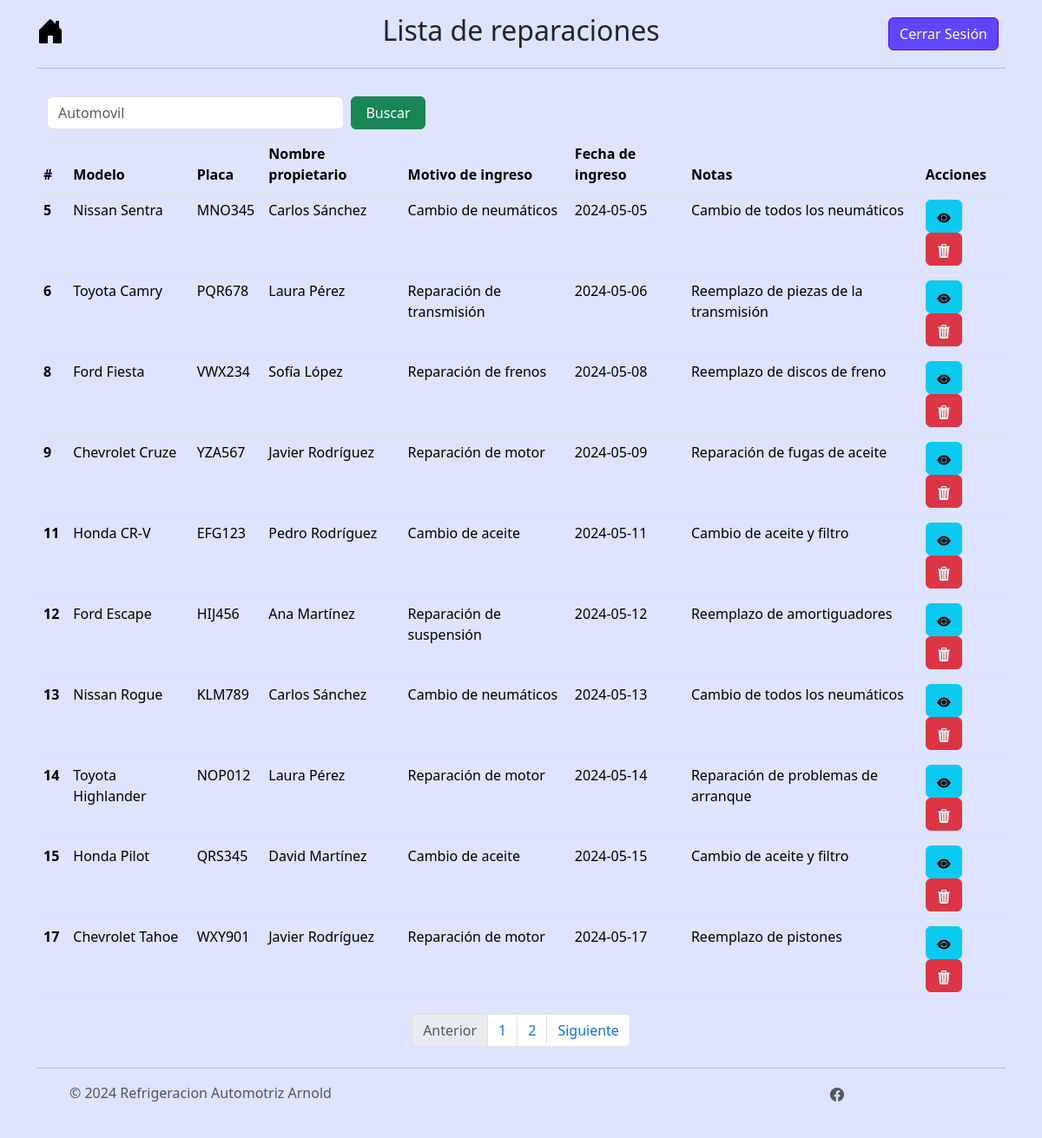
/menu/reparaciones/page (signed in), run on an earlier commit of the app's database.
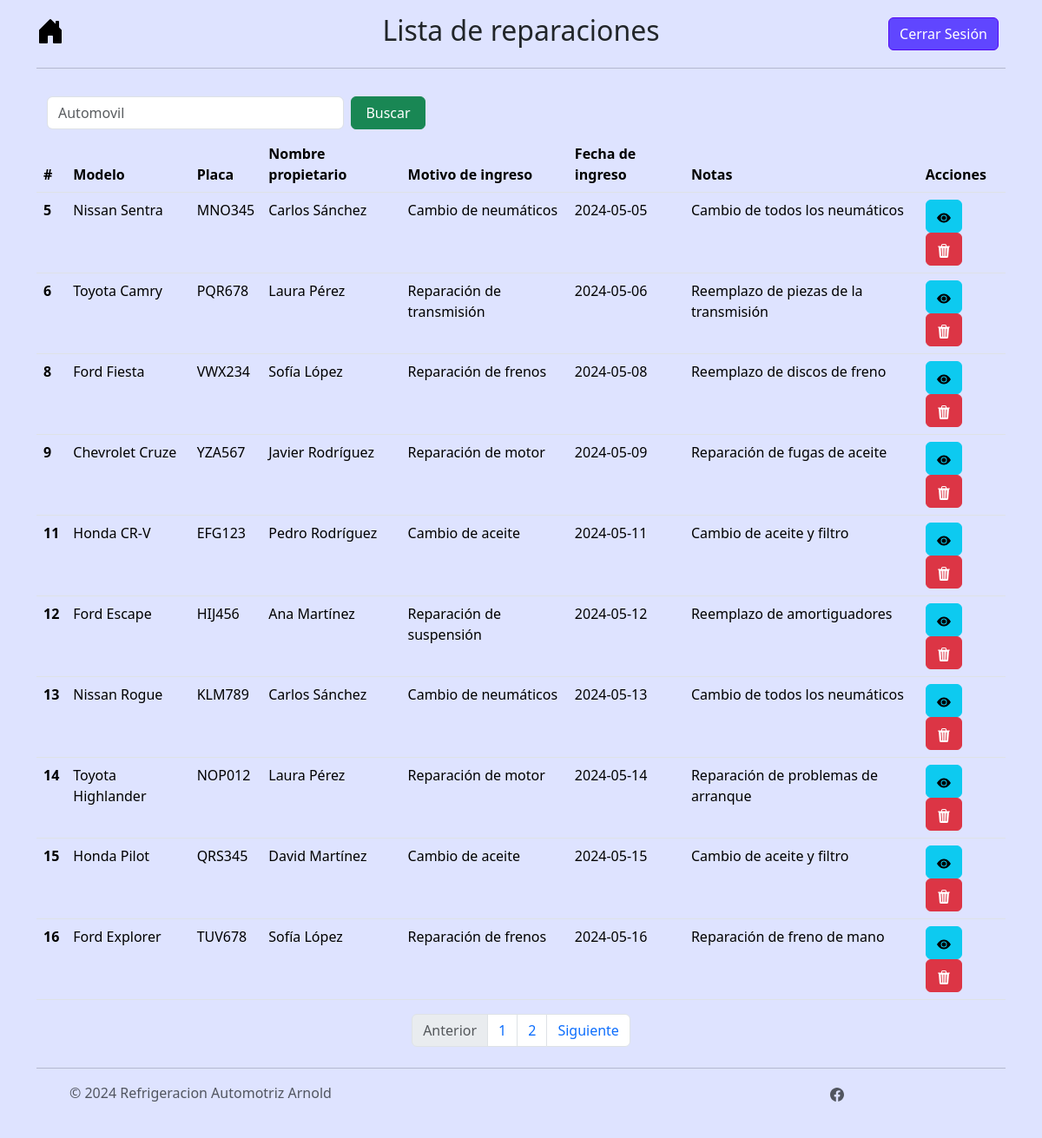
And on a later commit of the database.
### tables this page shows
CREATE TABLE automoviles (id_automovil INTEGER PRIMARY KEY AUTOINCREMENT NOT NULL, marca TEXT NOT NULL, modelo TEXT NOT NULL, placa TEXT UNIQUE NOT NULL, motivo_ingreso TEXT (150) NOT NULL, fecha_ingreso DATE NOT NULL, notas TEXT (255), estado TEXT NOT NULL DEFAULT "En espera", alta INTEGER DEFAULT (0) NOT NULL, nombre_propietario TEXT NOT NULL, telefono_propietario TEXT NOT NULL, correo_propietario TEXT NOT NULL, activo INTEGER NOT NULL DEFAULT (1), fecha_egreso TEXT, costo_total INTEGER, piezas_usadas TEXT, costo_mano_obra INTEGER);

### controller/reparaciones_controller.py (the view)
@app.route("/menu/reparaciones")
@app.route("/menu/reparaciones/page")
@app.route("/menu/reparaciones/page/<int:page>")
@login_required
def registro_reparaciones(page=1):
    rows = select_automovil_db(page)
    return render_template('menu_reparaciones.html', data=rows)

### controller/login_controller.py (called while the page is built)
@login_manager.user_loader
def load_user(user_id):
    return db.get_or_404(Users, user_id)

### model/reparaciones_model.py (called while the page is built)
def select_automovil_db(page):
    limit=10
    start = limit * (page - 1)
    alta = 1
    inactivo = 1
    try:
        conn = sqlite3.connect("instance/arnold_autorefrigeraciones.db")
        c = conn.cursor()
        c.execute("SELECT * FROM automoviles WHERE alta = ? AND activo = ? LIMIT ?, ?", (alta, inactivo, start, limit))
        myresult = c.fetchall()
        insertObject = []
        columnNames = [column[0] for column in c.description]
        for record in myresult:
            insertObject.append(dict(zip(columnNames, record)))
        count = contar_automoviles_inactivos_db()
        total_pages = ceil(int(count) / int(limit))
        conn.close()
        return [insertObject, total_pages]
    except sqlite3.Error as e:
        print("Error:", e)
        return None

### templates/menu_reparaciones.html (shortened to what this page needs)
{% extends 'base.html' %}
{% block styling %}
  {{ super() }}
  <link rel="stylesheet" href="/static/css/styles.css">
{% endblock %}
{% block nombre_menu %}Lista de reparaciones{% endblock %}
{% block content %}
<div class="container parent">
  <nav class="navbar">
    <div class="container-fluid">
      <form class="d-flex" role="search", action="{{url_for('select_reparacion_by_filter')}}", method="POST">
        <input class="form-control me-2 col-lg-3" type="search" placeholder="Automovil" aria-label="Search" name="filtro" required>
        <button class="btn btn-success col-lg-3" type="submit">Buscar</button>
      </form>
    </div>
  </nav>
<div class="table-responsive bg-custom">
  <table class="table table-hover" id="tabla_automoviles">
    <thead class="thead-dark">
      <tr>
        <th scope="col">#</th>
        <th scope="col">Modelo</th>
        <th scope="col">Placa</th>
        <th scope="col">Nombre propietario</th>
        <th scope="col">Motivo de ingreso</th>
        <th scope="col">Fecha de ingreso</th>
        <th scope="col">Notas</th>
        <th scope="col">Acciones</th>
      </tr>
    </thead>
    <tbody>
      {% for automovil in data[0] %}
        <tr>
          <th>{{ automovil.id_automovil }}</th>
          <td>{{ automovil.modelo }}</td>
          <td>{{ automovil.placa}}</td>
          <td>{{ automovil.nombre_propietario }}</td>
          <td>{{ automovil.motivo_ingreso }}</td>
          <td>{{ automovil.fecha_ingreso }}</td>
          <td>{{ automovil.notas }}</td>
          <td>
            <button type="button" class="btn btn-info" data-bs-toggle="modal" data-bs-target="#modal_active{{automovil.id_automovil}}">
              <svg xmlns="http://www.w3.org/2000/svg" width="16" height="16" fill="currentColor" class="bi bi-eye-fill" viewBox="0 0 16 16">
                <path d="M10.5 8a2.5 2.5 0 1 1-5 0 2.5 2.5 0 0 1 5 0"/>
                <path d="M0 8s3-5.5 8-5.5S16 8 16 8s-3 5.5-8 5.5S0 8 0 8m8 3.5a3.5 3.5 0 1 0 0-7 3.5 3.5 0 0 0 0 7"/>
              </svg>
            </button>
            <button type="button" class="btn btn-danger" data-bs-toggle="modal" data-bs-target="#modal_delete{{automovil.id_automovil}}">
            </button>
          </td>
        </tr>
      {% endfor %}
      </tbody>
    </table>
  </div>
  <nav aria-label="Page navigation example">
    <ul class="pagination justify-content-center">
      <li class="page-item disabled">
        <a class="page-link">Anterior</a>
      </li>
      {% for i in range(data[1]) %}
        <li class="page-item"><a class="page-link" href="{{url_for('registro_reparaciones', page=i+1)}}">{{i+1}}</a></li>
      {% endfor %}
      <li class="page-item">
        <a class="page-link" href="#">Siguiente</a>
      </li>
    </ul>
  </nav>
</div>
<div class="toast-container position-fixed bottom-0 end-0 p-3">
</div>
{% endblock %}

What changed in the data, as far as the page shows it:
no longer on this page (row unchanged): automoviles: id_automovil "17", modelo "Chevrolet Tahoe", placa "WXY901", nombre_propietario "Javier Rodríguez", motivo_ingreso "Reparación de motor", fecha_ingreso "2024-05-17", notas "Reemplazo de pistones"
now on this page (row edited): automoviles: id_automovil "16", modelo "Ford Explorer", placa "TUV678", nombre_propietario "Sofía López", motivo_ingreso "Reparación de frenos", fecha_ingreso "2024-05-16", notas "Reparación de freno de mano"
